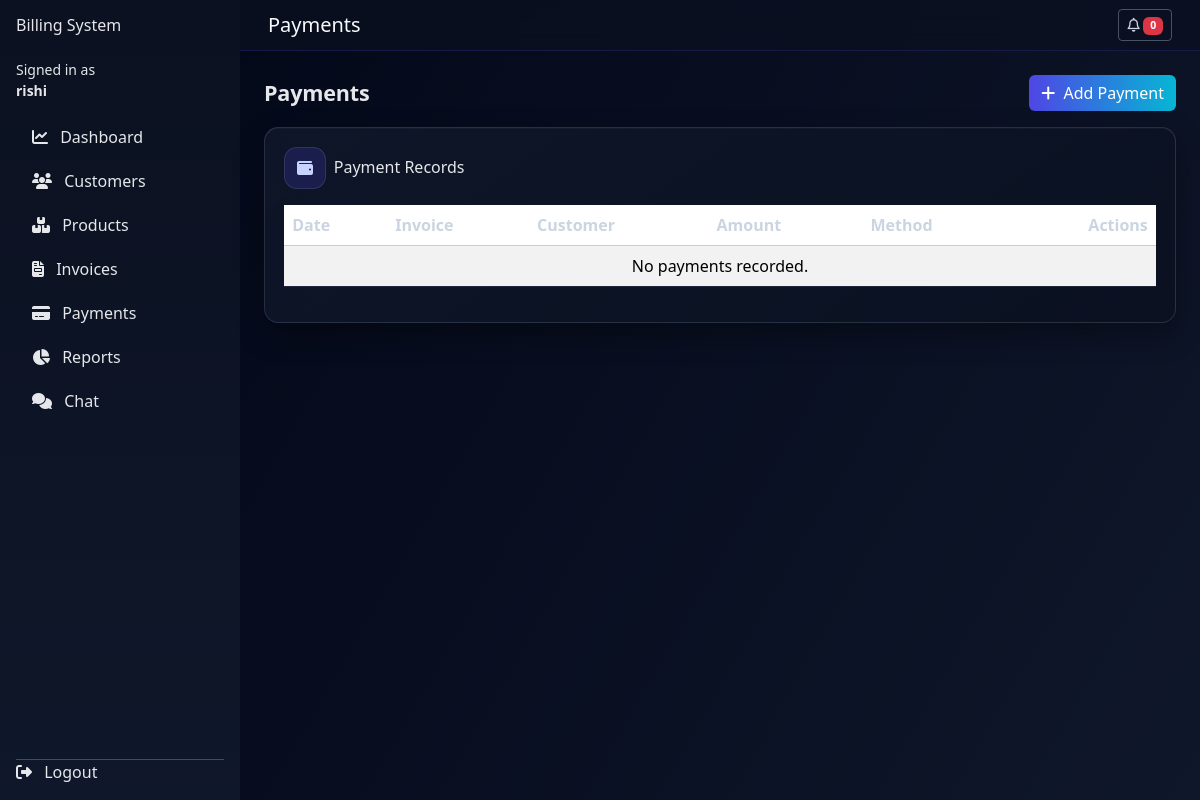
Page /payments/ (signed in) on the earlier database version.
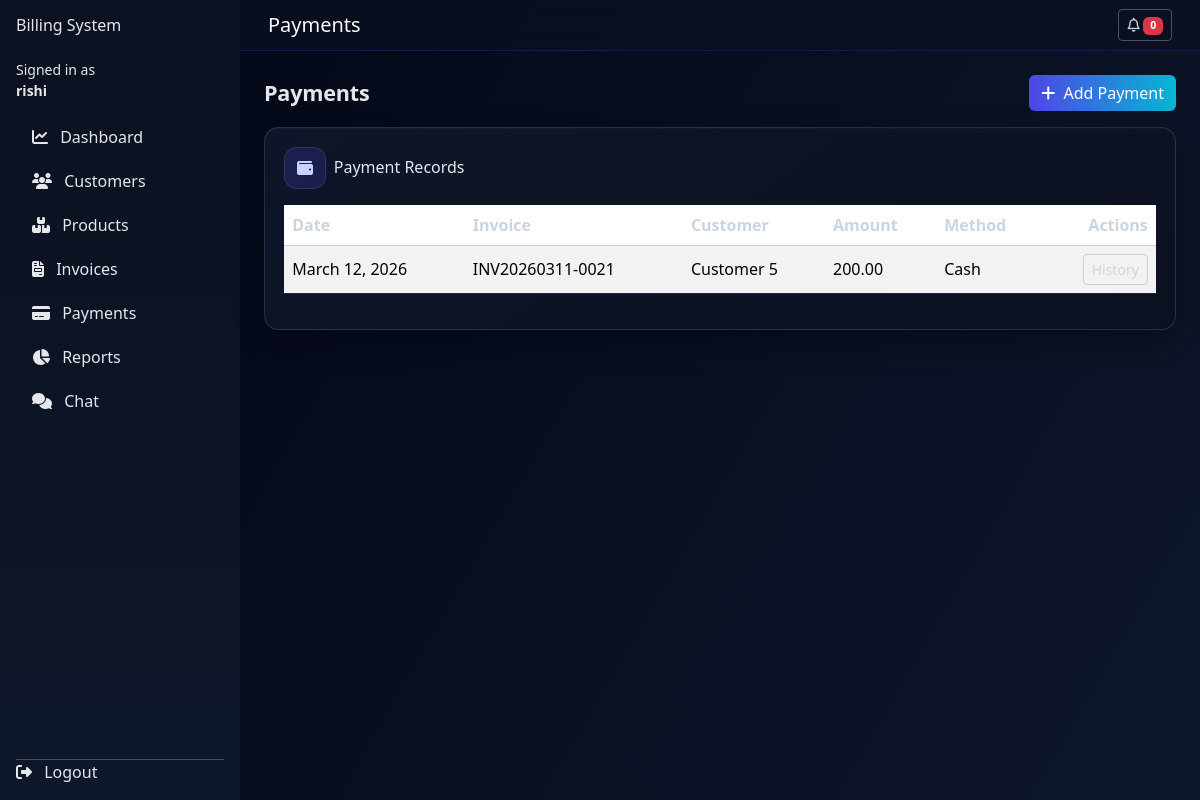
Same page on the later database version.
### payments/models.py (models this page shows, shortened)
class Payment(models.Model):
    PAYMENT_METHOD_CHOICES = [
        ("cash", "Cash"),
        ("card", "Card"),
        ("upi", "UPI"),
        ("bank_transfer", "Bank Transfer"),
        ("other", "Other"),
    ]
    invoice = models.ForeignKey(Invoice, on_delete=models.CASCADE, related_name="payments")
    payment_date = models.DateField()
    amount_paid = models.DecimalField(max_digits=12, decimal_places=2)
    payment_method = models.CharField(max_length=20, choices=PAYMENT_METHOD_CHOICES)
    notes = models.CharField(max_length=255, blank=True)
    created_at = models.DateTimeField(auto_now_add=True)
    class Meta:
        ordering = ["-payment_date", "-id"]

### invoices/models.py (models this page shows, shortened)
class Invoice(models.Model):
    business = models.ForeignKey(
        "users.Business",
        on_delete=models.CASCADE,
        related_name="invoices",
        null=True,
        blank=True,
    )
    STATUS_CHOICES = [
        ("paid", "Paid"),
        ("unpaid", "Unpaid"),
        ("partial", "Partially Paid"),
    ]
    invoice_number = models.CharField(max_length=50, unique=True)
    customer = models.ForeignKey(Customer, on_delete=models.CASCADE, related_name="invoices")
    invoice_date = models.DateField()
    subtotal = models.DecimalField(max_digits=12, decimal_places=2)
    tax_amount = models.DecimalField(max_digits=12, decimal_places=2)
    total_amount = models.DecimalField(max_digits=12, decimal_places=2)
    status = models.CharField(max_length=10, choices=STATUS_CHOICES, default="unpaid")
    created_at = models.DateTimeField(auto_now_add=True)
    updated_at = models.DateTimeField(auto_now=True)
    class Meta:
        ordering = ["-invoice_date", "-id"]

### customers/models.py (models this page shows, shortened)
class Customer(models.Model):
    business = models.ForeignKey(
        "users.Business",
        on_delete=models.CASCADE,
        related_name="customers",
        null=True,
        blank=True,
    )
    name = models.CharField(max_length=255)
    phone = models.CharField(max_length=20)
    email = models.EmailField(blank=True)
    address = models.TextField(blank=True)
    gst_number = models.CharField(max_length=30, blank=True)
    created_at = models.DateTimeField(auto_now_add=True)
    class Meta:
        ordering = ["name"]

### payments/views.py (the view)
# urls.py: path("", views.payment_list, name="list"),
@login_required
@approved_business_required
def payment_list(request):
    payments = queryset_for_business(
        Payment.objects.select_related("invoice", "invoice__customer"),
        request.user,
        business_field="invoice__business",
    ).order_by("-payment_date", "-id")
    return render(request, "payments/payment_list.html", {"payments": payments})

### users/utils.py (called while the page is built)
def is_staff_or_superuser(user):
    return user.is_authenticated and (user.is_superuser or user.is_staff)

def queryset_for_business(model_qs: QuerySet, user, *, business_field: str = "business"):
    if is_staff_or_superuser(user):
        return model_qs
    b = get_owner_business(user)
    if not b:
        return model_qs.none()
    return model_qs.filter(**{business_field: b})

### templates/payments/payment_list.html (shortened to what this page needs)
{% extends "base.html" %}
{% block page_title %}Payments{% endblock %}
{% block content %}
<div class="d-flex justify-content-between align-items-center mb-3 list-page-head">
  <h2 class="mb-0">Payments</h2>
  <a href="{% url 'payments:add' %}" class="btn btn-primary button-ripple">
    <i class="fa-solid fa-plus me-1"></i> Add Payment
  </a>
</div>
<div class="table-shell reveal-up">
  <div class="d-flex align-items-center gap-2 mb-3">
    <span class="table-icon"><i class="fa-solid fa-wallet"></i></span>
    <h6 class="mb-0">Payment Records</h6>
  </div>
<div class="table-responsive">
  <table class="table table-striped table-hover align-middle">
    <thead>
      <tr>
        <th>Date</th>
        <th>Invoice</th>
        <th>Customer</th>
        <th>Amount</th>
        <th>Method</th>
        <th class="text-end">Actions</th>
      </tr>
    </thead>
    <tbody>
      {% for payment in payments %}
        <tr>
          <td>{{ payment.payment_date }}</td>
          <td>{{ payment.invoice.invoice_number }}</td>
          <td>{{ payment.invoice.customer.name }}</td>
          <td>{{ payment.amount_paid }}</td>
          <td>{{ payment.get_payment_method_display }}</td>
          <td class="text-end">
            <a href="{% url 'payments:history' payment.invoice.id %}" class="btn btn-sm btn-outline-secondary">
              History
            </a>
          </td>
        </tr>
      {% empty %}
        <tr>
          <td colspan="6" class="text-center">No payments recorded.</td>
        </tr>
      {% endfor %}
    </tbody>
  </table>
</div>
</div>
{% endblock %}

Differences in the rows shown:
added Payment: payment_date "March 12, 2026", invoice.invoice_number "INV20260311-0021", invoice.customer.name "Customer 5", amount_paid "200.00", payment_method "Cash"
Other differences:
text no longer shown: "No payments recorded."
